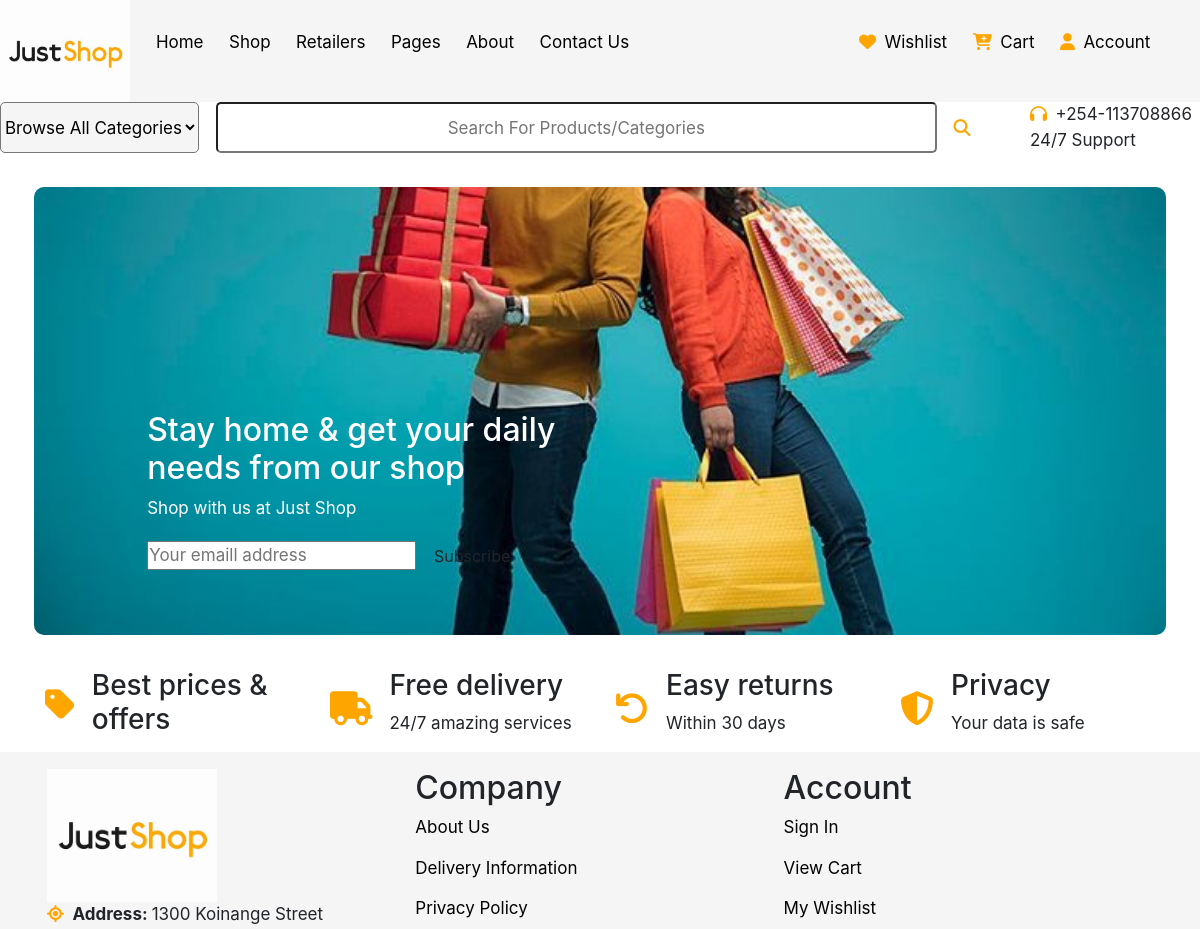
The page /categories/ (upper part) on the database as committed earlier.
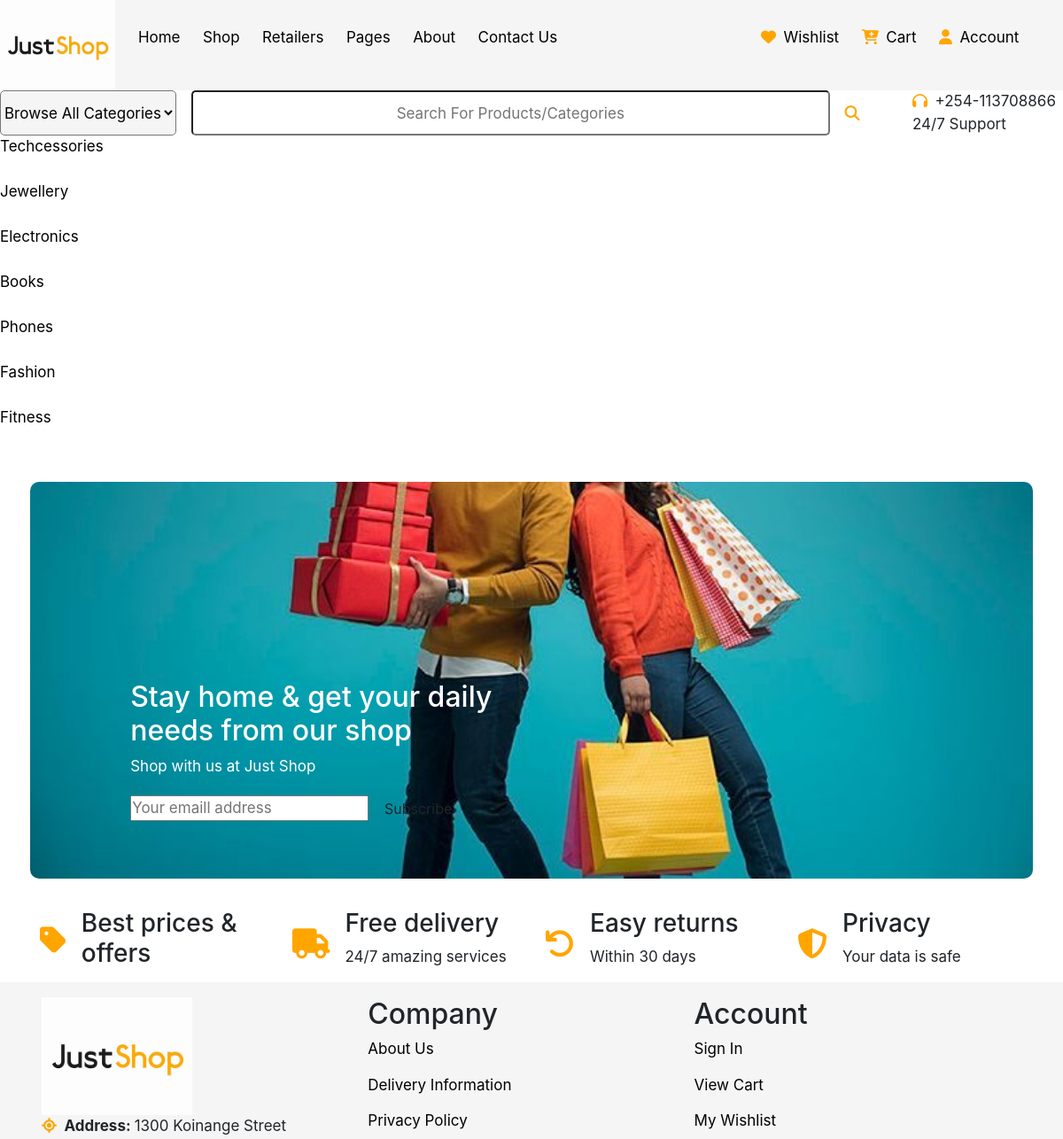
The same page on the database as committed later.
### main/models.py (models this page shows, shortened)
class Category(models.Model):
    category_id=models.UUIDField(unique=True,default=uuid.uuid4)
    title=models.CharField(max_length=100)
    image=models.ImageField(upload_to="category")#define dir within media dir where images stored
    class Meta:
        verbose_name_plural="Categories"

### main/views.py (the view)
# urls.py: path('categories/',category_view,name="categories"),
def category_view(request):
   categories=Category.objects.all()
   context={
      "categories":categories,
   }
   return render(request,"main/categories.html",context)

### main/context_processor.py (called while the page is built)
def default(request):
    products=Product.objects.all()
    categories=Category.objects.all()
    return{
        'products':products,
        'categories':categories,
    }

### templates/main/categories.html
{% extends "base/base.html" %}
{% load static %}
{%block content%}
{%for category in categories%}
 <a href="{% url 'main:categorydetails' category.id %}"><li>{{category.title}}</li></a>
{%endfor %}
{%endblock content%}

Rows that differ between the two databases and show on the page:
added Category: title "Techcessories"
added Category: title "Jewellery"
added Category: title "Electronics"
added Category: title "Books"
added Category: title "Phones"
added Category: title "Fashion"
added Category: title "Fitness"
